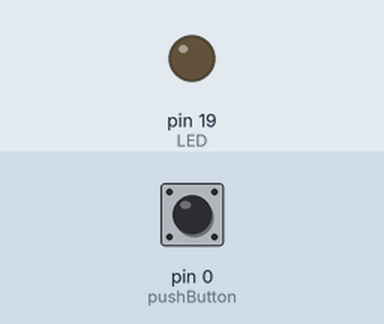
This sketch was run on a simulated Arduino Uno, built with avr-gcc and run on an emulated ATmega328P. Shown: output pins drawn as LEDs (lit = HIGH). The test bench sets the inputs (shaded band); at power-on: pin 0 (pushButton) HIGH.

Above: at 1.2 s.
1.3 s: pin 0 (pushButton) pulled LOW for 0.15 s
At 1.37 s:
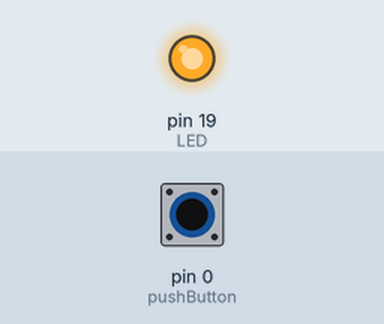
2.9 s: pin 0 (pushButton) pulled LOW for 3.2 s
At 7.2 s:
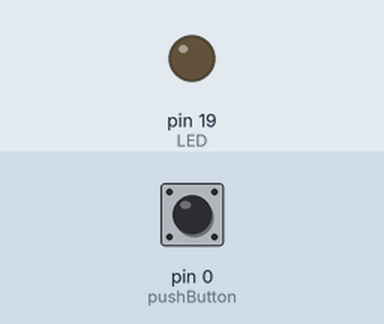
Timing chart, 0 to 8.7 s (numbered marks = the images above; inputs shaded):
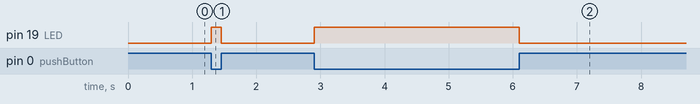

The sketch:

Push_Button.ino
```cpp
int pushButton = 0;
int LED = 19;

void setup() {
   // make the pushbutton's pin an input:
  pinMode(pushButton, INPUT_PULLUP); //configure pin as input with pullup enabled
  pinMode(LED, OUTPUT);              //configure pin as output
}

void loop() {
  // read the input pin:
  int buttonState = digitalRead(pushButton);
  digitalWrite(LED, (!(buttonState)));  //turn led on when switch pressed
  delay(1);                   // delay in between reads for stability
}
```

Measured:
- after the input at 1.3 s, pin 19 (LED): LOW → HIGH at once, → LOW 0.15 s later
- after the input at 2.9 s, pin 19 (LED): LOW → HIGH at once, → LOW 3.2 s later
